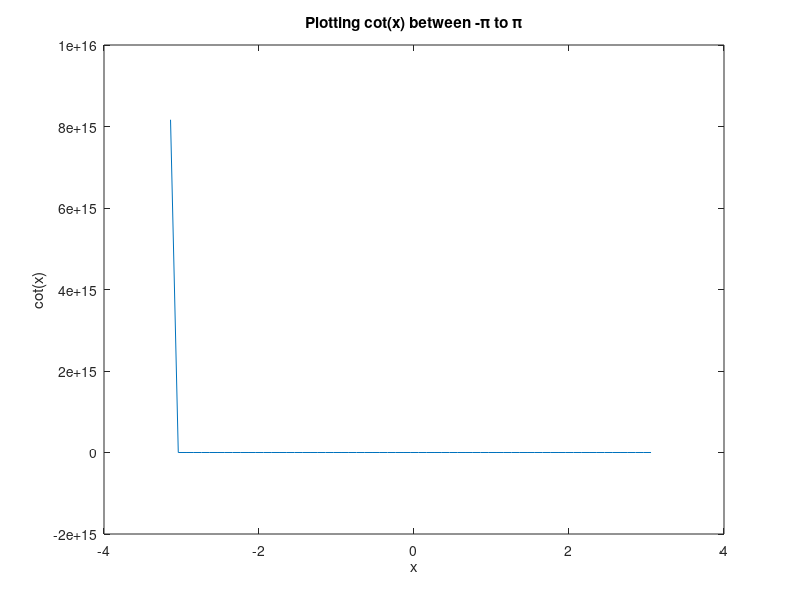

Recreate this plot in MATLAB.
% Plotting cotangent function
x = -pi:0.1:pi;
y = cot(x);
plot(x,y);
xlabel('x');
ylabel('cot(x)');
title('Plotting cot(x) between -\pi to \pi');